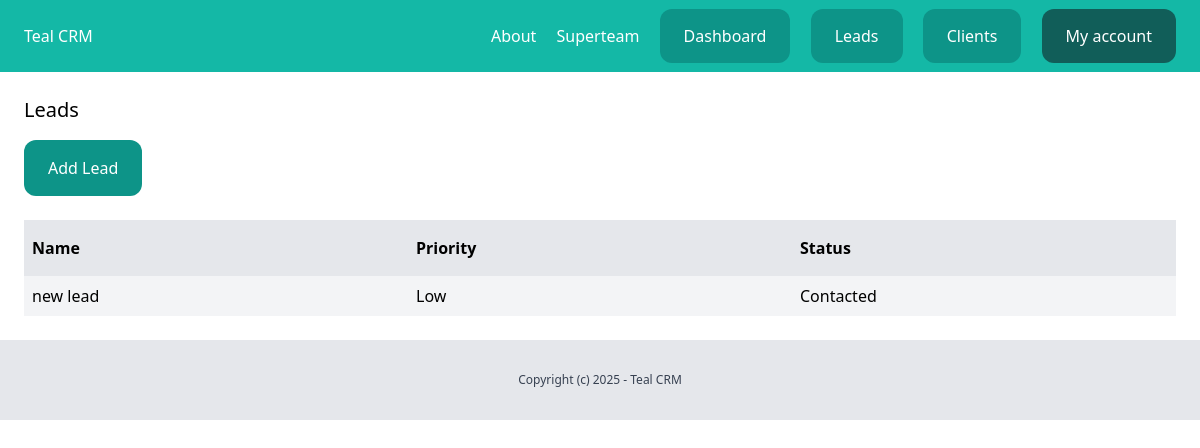
Screenshot of /dashboard/leads/ (signed in) with the database file from the repository.
### team/models.py (models this page shows, shortened)
class Team(models.Model):
    plan = models.ForeignKey(Plan, related_name='teams', blank=True, null=True, on_delete=models.CASCADE)
    name = models.CharField(max_length=100)
    members = models.ManyToManyField(User, related_name='teams')
    created_by = models.ForeignKey(User, related_name='created_teams', on_delete=models.CASCADE)
    created_at = models.DateTimeField(auto_now_add=True)

### lead/models.py (models this page shows, shortened)
class Lead(models.Model):
    LOW = 'low'
    MEDIUM = 'medium'
    HIGH = 'high'
    CHOICES_PRIORITY = (
        (LOW, 'Low'),
        (MEDIUM, 'Medium'),
        (HIGH, 'High'),
    )
    NEW = 'new'
    CONTACTED = 'contacted'
    WON = 'won'
    LOST = 'lost'
    CHOICES_STATUS = (
        (NEW, 'New'),
        (CONTACTED, 'Contacted'),
        (WON, 'Won'),
        (LOST, 'Lost'),
    )
    team = models.ForeignKey(Team, related_name='leads', on_delete=models.CASCADE)
    name = models.CharField(max_length=255)
    email = models.EmailField()
    description = models.TextField(blank=True, null=True)
    priority = models.CharField(max_length=10, choices=CHOICES_PRIORITY, default=MEDIUM)
    status = models.CharField(max_length=10, choices=CHOICES_STATUS, default=NEW)
    converted_to_client = models.BooleanField(default=False)
    created_by = models.ForeignKey(User, related_name='leads', on_delete=models.CASCADE)
    created_at = models.DateTimeField(auto_now_add=True)
    modified_at = models.DateTimeField(auto_now=True)
    class Meta:
        ordering = ('name',)

### lead/views.py (the view)
# urls.py: path('', views.LeadListView.as_view(), name='list'),
class LeadListView(LoginRequiredMixin, ListView):
    model = Lead
    template_name = 'lead/leads_list.html'
    context_object_name = 'leads'
    def get_queryset(self):
        queryset = super(LeadListView, self).get_queryset()
        queryset = queryset.filter(created_by=self.request.user, converted_to_client=False)
        return queryset

### team/context_processors.py (called while the page is built)
def active_team(request):
    if request.user.is_authenticated:
        if request.user.userprofile.active_team:
            active_team = request.user.userprofile.active_team
        else:
            active_team = Team.objects.filter(created_by=request.user)[0]
    else:
        active_team = None
    return {'team': active_team}

### lead/templates/lead/leads_list.html (shortened to what this page needs)
{% extends "core/base.html" %}
{% block content %}
    <div class="py-6 px-6">
        <h1 class="mb-4 text-xl">Leads</h1>
        <a href="{% url 'leads:add' %}" class="inline-block py-4 px-6 bg-teal-600 rounded-xl text-white">
            Add Lead
        </a>
        {% if leads %}
            <div class="mt-6 flex justify-between">
                <p class="py-4 px-2 bg-gray-200 font-semibold w-full">Name</p>
                <p class="py-4 px-2 bg-gray-200 font-semibold w-full">Priority</p>
                <p class="py-4 px-2 bg-gray-200 font-semibold w-full">Status</p>
            </div>
            {% for lead in leads %}
                <div class="flex justify-between">
                    <p class="py-2 px-2 w-full {% cycle 'bg-gray-100' '' %}">
                        <a href="{% url 'leads:detail' pk=lead.id %}">{{ lead.name }}</a>
                    </p>
                    <p class="py-2 px-2 w-full {% cycle 'bg-gray-100' '' %}">{{ lead.get_priority_display }}</p>
                    <p class="py-2 px-2 w-full {% cycle 'bg-gray-100' '' %}">{{ lead.get_status_display }}</p>
                </div>
            {% endfor %}
        {% else %}
            <p class="mt-6 px-2">There are no leads in database yet...</p>
        {% endif %}
    </div>
{% endblock %}

### core/templates/core/partials/nav.html
<nav class="py-6 px-6 flex justify-between bg-teal-500">
            <a href="/" class="text-white">Teal CRM</a>
            <div class="space-x-4">
            	<a href="{% url 'about' %}" class="text-white">About</a>
                {% if request.user.is_authenticated %}
                    <a href="{% url 'team:detail' team.id %}" class="text-white">{{ team.name }}</a>
                    <a href="{% url 'dashboard:index' %}" class="py-4 px-6 bg-teal-600 rounded-xl text-white">Dashboard</a>
                    <a href="{% url 'leads:list' %}" class="py-4 px-6 bg-teal-600 rounded-xl text-white">Leads</a>
                    <a href="{% url 'clients:list' %}" class="py-4 px-6 bg-teal-600 rounded-xl text-white">Clients</a>
                    <a href="{% url 'user_profile:myaccount' %}" class="py-4 px-6 bg-teal-800 rounded-xl text-white">My account</a>
                {% else %}
                    <a href="{% url 'login' %}" class="py-4 px-6 bg-teal-600 rounded-xl text-white">Log in</a>
                    <a href="{% url 'user_profile:signup' %}" class="py-4 px-6 bg-teal-300 rounded-xl text-white">Sign up</a>
                {% endif %}
            </div>
        </nav>

### rows the page displays
Team: name "Superteam"
Lead: name "new lead", priority "Low", status "Contacted"
